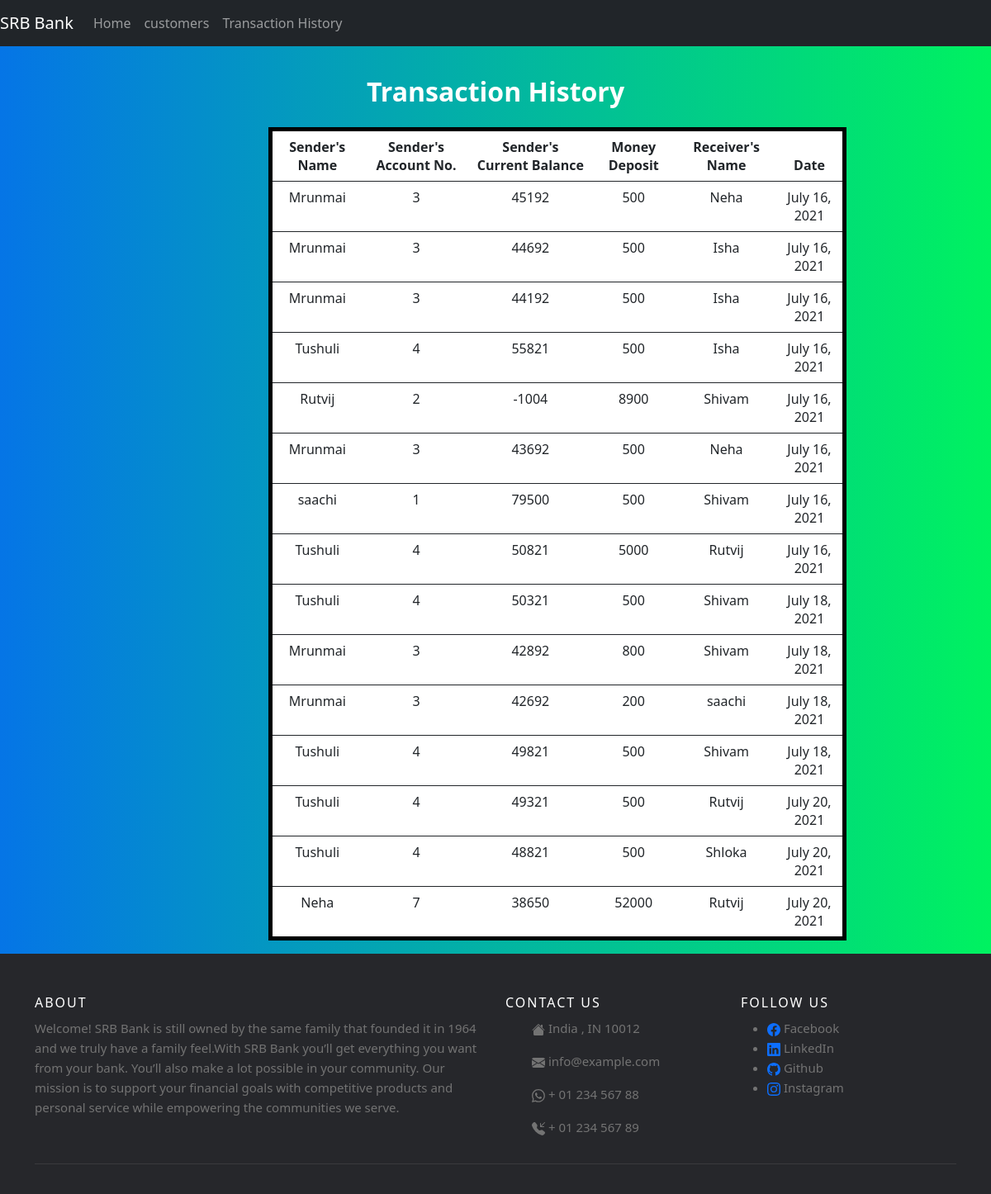
The app's page /history with its own data.
### banking/models.py (models this page shows)
class History(models.Model):
    source_name = models.CharField(max_length=122)
    sender_acc_no = models.CharField(max_length=122)
    Current_balance = models.IntegerField()
    money_deposit = models.IntegerField()
    receiver_name = models.CharField(max_length=122)
    date = models.DateField()

### banking/views.py (the view, shortened to what this page needs)
# urls.py: path("history",views.history,name='history'),
def history(request):
    all_entries = History.objects.all()
    print(all_entries)
    context = {
            "history" : all_entries
        }
    return render(request,'banking/history.html',context)

### banking/templates/banking/history.html (shortened to what this page needs)
{% extends 'banking/index.html' %}
{% block body %}
<body  style="color: #000;
overflow-x: hidden;
height: 100%;
background-repeat: no-repeat;
background: #00F260;  /* fallback for old browsers */
background: -webkit-linear-gradient(to right, #0575E6, #00F260);  /* Chrome 10-25, Safari 5.1-6 */
background: linear-gradient(to right, #0575E6, #00F260); /* W3C, IE 10+/ Edge, Firefox 16+, Chrome 26+, Opera 12+, Safari 7+ */
">
<br>
<section class="content customer">
    <h2 class="text-center" style="margin-top: 1%; color: white; margin-bottom: 5px;"><strong>Transaction History</strong></h2>
    <table class="table  text-center" style="
    background-color: white;
    border: solid black 5px;
    margin-top: 2%;
    margin-left: 325px;
    width: 700px;
    height: auto;
    ">
      <thead class="thead-dark">
        <tr>
          <th scope="col">Sender's Name</th>
          <th scope="col">Sender's Account No.</th>
          <th scope="col">Sender's Current Balance</th>
          <th scope="col">Money Deposit</th>
          <th scope="col">Receiver's Name</th>
          <th scope="col">Date</th>
        </tr>
      </thead>
      {% for details in history %}
      <tbody>
        <tr>
          <td>{{details.source_name}}</td>
          <td>{{details.sender_acc_no}}</td>
          <td>{{details.Current_balance}}</td>
          <td>{{details.money_deposit}}</td>
          <td>{{details.receiver_name}}</td>
          <td>{{details.date}}</td>
        </tr>
      </tbody>
      {% endfor %}
    </table>
    </section>
    </body>
{% endblock %}

### records on screen
History: source_name "Mrunmai", sender_acc_no "3", Current_balance "45192", money_deposit "500", receiver_name "Neha", date "July 16, 2021"
History: source_name "Mrunmai", sender_acc_no "3", Current_balance "44692", money_deposit "500", receiver_name "Isha", date "July 16, 2021"
History: source_name "Mrunmai", sender_acc_no "3", Current_balance "44192", money_deposit "500", receiver_name "Isha", date "July 16, 2021"
History: source_name "Tushuli", sender_acc_no "4", Current_balance "55821", money_deposit "500", receiver_name "Isha", date "July 16, 2021"
History: source_name "Rutvij", sender_acc_no "2", Current_balance "-1004", money_deposit "8900", receiver_name "Shivam", date "July 16, 2021"
History: source_name "Mrunmai", sender_acc_no "3", Current_balance "43692", money_deposit "500", receiver_name "Neha", date "July 16, 2021"
History: source_name "saachi", sender_acc_no "1", Current_balance "79500", money_deposit "500", receiver_name "Shivam", date "July 16, 2021"
History: source_name "Tushuli", sender_acc_no "4", Current_balance "50821", money_deposit "5000", receiver_name "Rutvij", date "July 16, 2021"
History: source_name "Tushuli", sender_acc_no "4", Current_balance "50321", money_deposit "500", receiver_name "Shivam", date "July 18, 2021"
History: source_name "Mrunmai", sender_acc_no "3", Current_balance "42892", money_deposit "800", receiver_name "Shivam", date "July 18, 2021"
History: source_name "Mrunmai", sender_acc_no "3", Current_balance "42692", money_deposit "200", receiver_name "saachi", date "July 18, 2021"
History: source_name "Tushuli", sender_acc_no "4", Current_balance "49821", money_deposit "500", receiver_name "Shivam", date "July 18, 2021"
History: source_name "Tushuli", sender_acc_no "4", Current_balance "49321", money_deposit "500", receiver_name "Rutvij", date "July 20, 2021"
History: source_name "Tushuli", sender_acc_no "4", Current_balance "48821", money_deposit "500", receiver_name "Shloka", date "July 20, 2021"
History: source_name "Neha", sender_acc_no "7", Current_balance "38650", money_deposit "52000", receiver_name "Rutvij", date "July 20, 2021"
